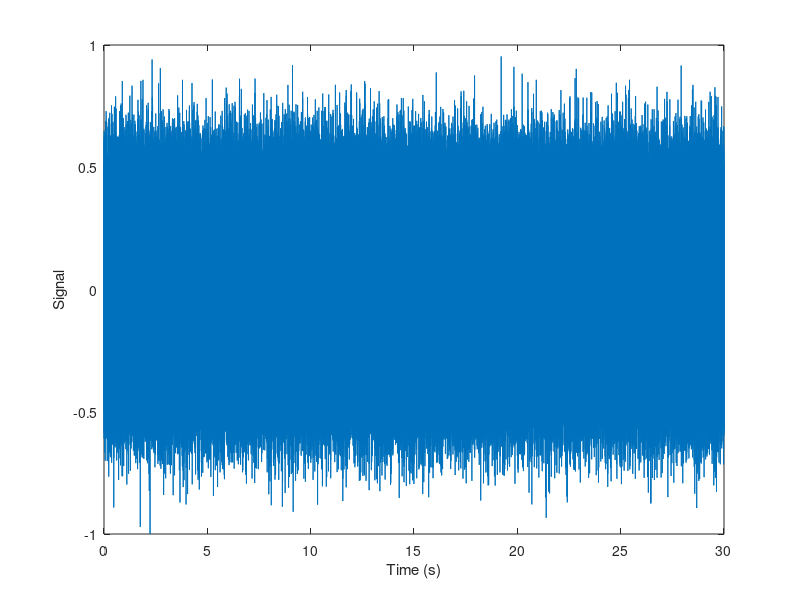
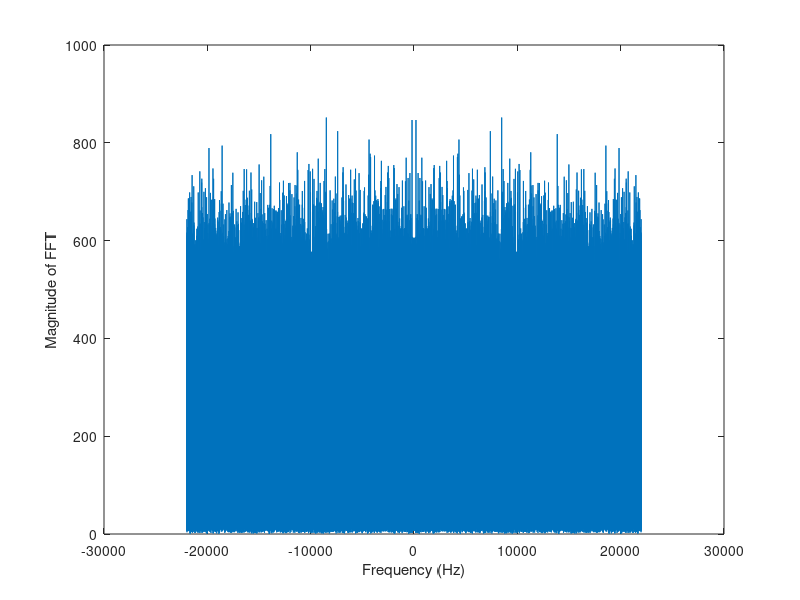

The MATLAB script that drew these images, in order:
% clear workspace

clear all
close all

% define sampling rate

FS = 44E3;

% define time step

delta_t = 1/FS;

% total time

T = 30;
  
% compute number of samples

N = ceil(T/delta_t);

% create time vector

t = (0:1:(N-1))*delta_t;

% generate white noise

Y = randn(1,N);

% find maximum absolute value of white noise

M = max(abs(Y));

% scale white noise

Y = Y/M;

% plot scaled white noise

figure
plot(t, Y);
xlabel('Time (s)')
ylabel('Signal')

% compute FFT

n = (-N/2):1:((N/2)-1);
f_n = n/(N*delta_t);

Y_FFT = fft(Y);

% plot FFT

figure
plot(f_n, fftshift(abs(Y_FFT)));
xlabel('Frequency (Hz)')
ylabel('Magnitude of FFT')

% play sound over speakers

sound(Y, FS)

% write data to wave file

audiowrite('white_noise.wav',Y,FS,'BitsPerSample',64);



